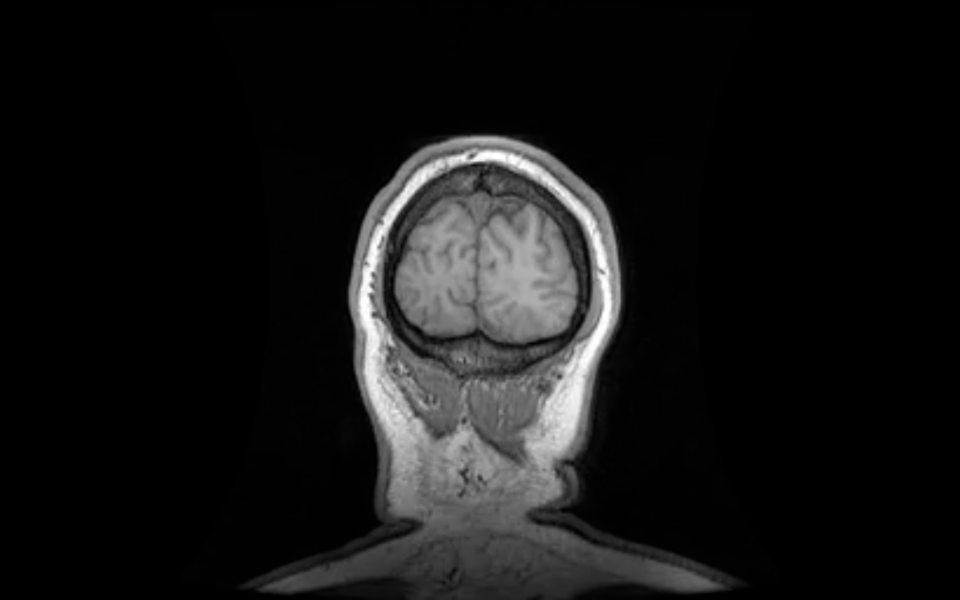
#> input picture experiments/Natural_EXP/pic/MRI.png, 2880 x 1800 px, found by its file name (shown at 1/3 size)
$ python revelance.py
#> lines starting #> are read from the running program, lines starting #| are printed output that depends on the picture
import numpy as np
import matplotlib.pyplot as plt
from scipy.fftpack import dct
from skimage.util import view_as_blocks

# =============================
# 配置参数
# =============================
IMG_PATH = '/Users/stanzhao/Desktop/prior_cs/experiments/Natural_EXP/pic/MRI.png'
PATCH_SIZE = 32        # 修改为 32x32
NUM_TRIALS = 1000      # 重复实验次数 (随机采样的 Patch 数量)
MAX_SHIFT = 4          # 邻域偏移范围

# =============================
# 工具函数
# =============================
def dct2(block):
    return dct(dct(block.T, norm="ortho").T, norm="ortho")

def monte_carlo_corr_map(patch_grid, extractor, num_trials=1000, max_shift=4):
    """
    随机采样版相关性计算：
    1. 随机选择 num_trials 个有效位置的 Patch。
    2. 提取这些 Patch 及其邻域 Patch 的特征。
    3. 计算两组特征向量之间的皮尔逊相关系数。
    """
    Ny, Nx = patch_grid.shape[:2]

    # 1. 确定有效的中心点范围 (为了保证邻居不越界)
    valid_y_range = np.arange(max_shift, Ny - max_shift)
    valid_x_range = np.arange(max_shift, Nx - max_shift)

    # 2. 随机采样中心点坐标 (重复实验 num_trials 次)
    # 使用随机种子保证可复现性，实际使用可去掉
    rng = np.random.default_rng(42)
    rand_y = rng.choice(valid_y_range, num_trials)
    rand_x = rng.choice(valid_x_range, num_trials)

    # 3. 预先提取所有中心 Patch 的特征
    # center_patches shape: (num_trials, P, P)
    center_patches = patch_grid[rand_y, rand_x]
    center_feats = np.array([extractor(p) for p in center_patches])
    center_vec = center_feats.flatten() # 拉平用于计算相关系数

    # 4. 遍历邻域偏移量计算相关性
    size = 2 * max_shift + 1
    corr_map = np.zeros((size, size))

    for dy in range(-max_shift, max_shift + 1):
        for dx in range(-max_shift, max_shift + 1):
            if dy == 0 and dx == 0:
                corr_map[dy + max_shift, dx + max_shift] = 1.0
                continue

            # 获取对应的邻居 Patch
            neighbor_y = rand_y + dy
            neighbor_x = rand_x + dx
            neighbor_patches = patch_grid[neighbor_y, neighbor_x]

            # 提取邻居特征
            neighbor_feats = np.array([extractor(p) for p in neighbor_patches])
            neighbor_vec = neighbor_feats.flatten()

            # 计算相关系数 (Pearson Correlation)
            if center_vec.size > 0 and neighbor_vec.size > 0:
                # np.corrcoef 返回矩阵 [[1, r], [r, 1]]，取 [0,1]
                corr = np.corrcoef(center_vec, neighbor_vec)[0, 1]
                corr_map[dy + max_shift, dx + max_shift] = corr

    return corr_map

# =============================
# 1. 读取并预处理图像
# =============================
try:
    img = plt.imread(IMG_PATH)
#> img is the input picture: shape (1800, 2880, 4) float32; mean R, G, B, A 0.0834, 0.0834, 0.0834, 1
except FileNotFoundError:
    print(f"Error: 找不到文件 {IMG_PATH}，请生成随机噪声图像演示。")
    img = np.random.rand(512, 512)

if img.ndim == 3:
    img = img.mean(axis=2)   # RGB -> Gray
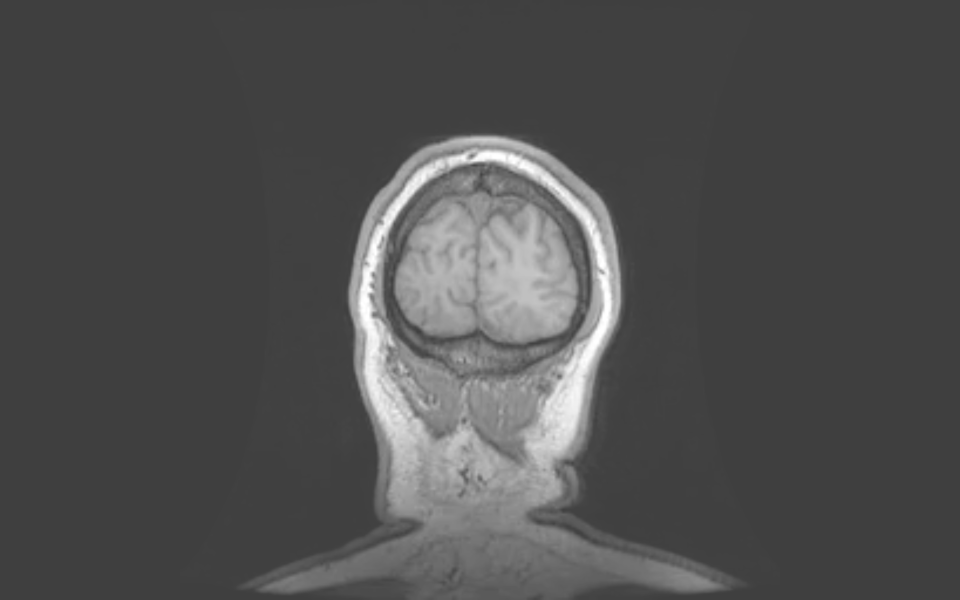
#> img: shape (1800, 2880) float32 (shown at 1/3 size); min 0.25, max 1, mean 0.313

# 归一化
img = (img - img.min()) / (img.max() - img.min() + 1e-8)

H, W = img.shape
#> H = 1800; W = 2880
# 裁剪图像以适配 Patch 大小
Hc, Wc = H // PATCH_SIZE * PATCH_SIZE, W // PATCH_SIZE * PATCH_SIZE
#> Hc = 1792; Wc = 2880
img = img[:Hc, :Wc]
#> img: shape (1792, 2880) float32

# 切块
patches = view_as_blocks(img, (PATCH_SIZE, PATCH_SIZE))
Ny, Nx = patches.shape[:2]
#> Ny = 56; Nx = 90
patch_grid = patches.reshape(Ny, Nx, PATCH_SIZE, PATCH_SIZE)

print(f"Image Shape: {img.shape}")
#| Image Shape: (1792, 2880)
print(f"Patch Size: {PATCH_SIZE}x{PATCH_SIZE}")
print(f"Grid Layout: {Ny}x{Nx}")
#| Grid Layout: 56x90
print(f"Random Trials: {NUM_TRIALS}")

# =============================
# 2. 定义特征提取器 (适配 32x32)
# =============================

# (1) 像素域 (全量素)
pixel_extractor = lambda p: p.flatten()

# (2) DC 分量 (左上角 1x1)
dc_extractor = lambda p: np.array([dct2(p)[0, 0]])

# (3) 低频 DCT
# Patch变大为32，我们将低频范围扩大到左上角 8x8 (保持比例，捕捉结构)
lf_extractor = lambda p: dct2(p)[:8, :8].flatten()

# (4) 高频 DCT
# 提取右下角 8x8 (捕捉高频纹理/噪声)
hf_extractor = lambda p: dct2(p)[-8:, -8:].flatten()

# =============================
# 3. 计算相关性 (蒙特卡洛模拟)
# =============================
print("Calculating correlations...")

corr_pixel = monte_carlo_corr_map(patch_grid, pixel_extractor, NUM_TRIALS, MAX_SHIFT)
#> in monte_carlo_corr_map, `center_feats = np.array([extractor(p) for p in center_patches])`:
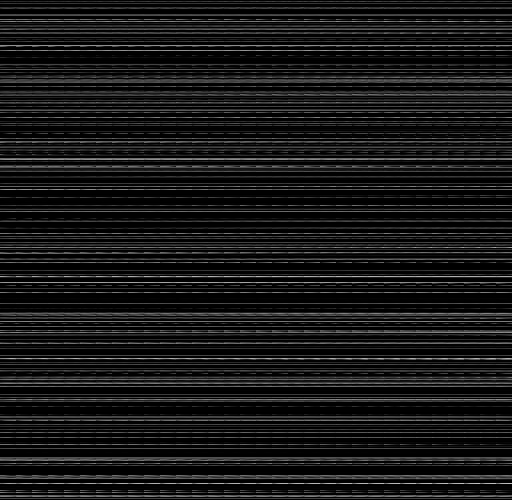
#> center_feats: shape (1000, 1024) float32 (shown at 1/2 size); min 0, max 1, mean 0.0946
corr_dc    = monte_carlo_corr_map(patch_grid, dc_extractor,    NUM_TRIALS, MAX_SHIFT)
corr_lf    = monte_carlo_corr_map(patch_grid, lf_extractor,    NUM_TRIALS, MAX_SHIFT)
corr_hf    = monte_carlo_corr_map(patch_grid, hf_extractor,    NUM_TRIALS, MAX_SHIFT)

# =============================
# 4. 可视化
# =============================
plt.figure(figsize=(16, 4))

# 设置统一的字体和样式
plt.rcParams.update({'font.size': 10})

# --- 图 1: Pixels ---
plt.subplot(1, 4, 1)
plt.imshow(corr_pixel, cmap="coolwarm", vmin=0, vmax=1)
plt.colorbar(fraction=0.046, pad=0.04)
plt.title(f"1. Pixel Space\n(Patch {PATCH_SIZE}x{PATCH_SIZE})")
plt.xlabel("Δx")
plt.ylabel("Δy")

# --- 图 2: DC Only ---
plt.subplot(1, 4, 2)
plt.imshow(corr_dc, cmap="coolwarm", vmin=0, vmax=1)
plt.colorbar(fraction=0.046, pad=0.04)
plt.title("2. DC Component\n(Global Brightness)")
plt.xlabel("Δx")
plt.ylabel("Δy")

# --- 图 3: Low-Freq DCT ---
plt.subplot(1, 4, 3)
plt.imshow(corr_lf, cmap="coolwarm", vmin=0.2, vmax=1)
plt.colorbar(fraction=0.046, pad=0.04)
plt.title("3. Low-Freq (8x8)\n(Structure)")
plt.xlabel("Δx")
plt.ylabel("Δy")

# --- 图 4: High-Freq DCT ---
plt.subplot(1, 4, 4)
# 高频通常相关性很低，范围设小一点便于观察微弱相关性
plt.imshow(corr_hf, cmap="coolwarm", vmin=-0.2, vmax=0.5)
plt.colorbar(fraction=0.046, pad=0.04)
plt.title("4. High-Freq (8x8)\n(Texture/Noise)")
plt.xlabel("Δx")
plt.ylabel("Δy")

plt.suptitle(f"Spatial Correlation Analysis (Random {NUM_TRIALS} Patches Averaged)", fontsize=14, y=1.05)
plt.tight_layout()
plt.show()
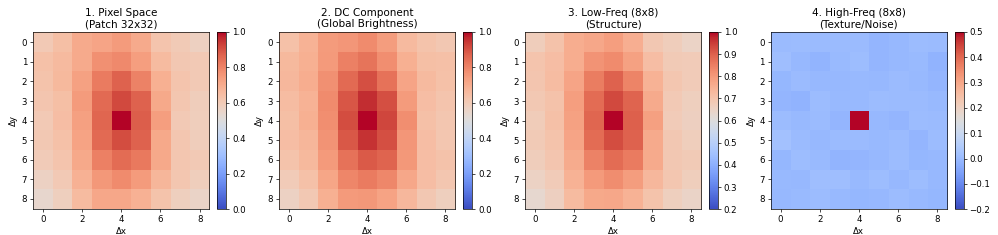
#> figure drawn by matplotlib, 8 panels
